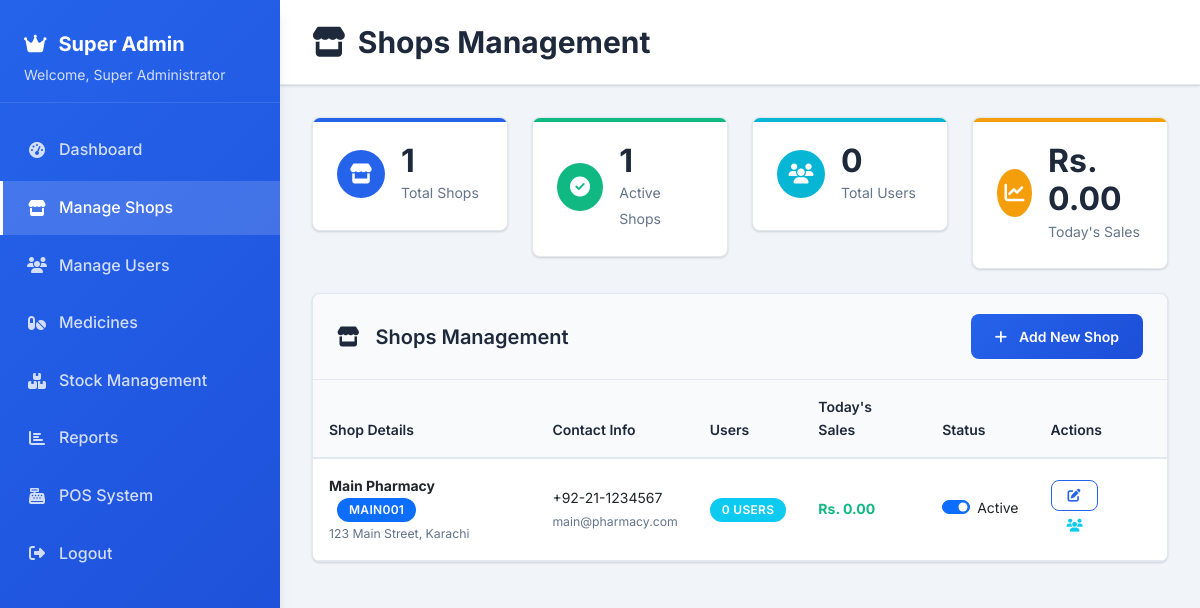
Screenshot of /admin/shops.php (signed in) with the database file from the repository.
### tables this page shows
CREATE TABLE shops (
    id INT PRIMARY KEY AUTO_INCREMENT,
    name VARCHAR(200) NOT NULL,
    code VARCHAR(20) UNIQUE NOT NULL,
    address TEXT,
    phone VARCHAR(20),
    email VARCHAR(100),
    license_number VARCHAR(100),
    tax_number VARCHAR(100),
    is_active BOOLEAN DEFAULT TRUE,
    created_at TIMESTAMP DEFAULT CURRENT_TIMESTAMP,
    updated_at TIMESTAMP DEFAULT CURRENT_TIMESTAMP ON UPDATE CURRENT_TIMESTAMP
);

### config/centralized_db.php (called while the page is built, shortened)
<?php
class CentralizedDatabase {
    private $connection;
    private static $instance = null;
    private function __construct() {
        try {
            $this->connection = new PDO(
                "mysql:host=" . DB_HOST . ";dbname=" . DB_NAME . ";charset=utf8mb4",
                DB_USER,
                DB_PASS,
                [
                    PDO::ATTR_ERRMODE => PDO::ERRMODE_EXCEPTION,
                    PDO::ATTR_DEFAULT_FETCH_MODE => PDO::FETCH_ASSOC,
                    PDO::ATTR_EMULATE_PREPARES => false,
                    PDO::MYSQL_ATTR_INIT_COMMAND => "SET NAMES utf8mb4"
                ]
            );
        } catch(PDOException $e) {
            die("Database connection failed: " . $e->getMessage());
        }
    }
    public static function getInstance() {
        if (self::$instance === null) {
            self::$instance = new self();
        }
        return self::$instance;
    }
    public function query($sql, $params = []) {
        $stmt = $this->connection->prepare($sql);
        $stmt->execute($params);
        return $stmt;
    }
}
$db = CentralizedDatabase::getInstance();
?>

### includes/centralized_auth.php (called while the page is built, shortened)
<?php
require_once __DIR__ . '/../config/centralized_db.php';
class CentralizedAuth {
    public function isLoggedIn() {
        return isset($_SESSION['user_id']);
    }
    public function hasRole($role) {
        return isset($_SESSION['role_name']) && $_SESSION['role_name'] === $role;
    }
    public function getUser() {
        return [
            'id' => $_SESSION['user_id'],
            'username' => $_SESSION['username'],
            'full_name' => $_SESSION['full_name'],
            'role_id' => $_SESSION['role_id'],
            'role_name' => $_SESSION['role_name'],
            'shop_id' => $_SESSION['shop_id'],
            'shop_name' => $_SESSION['shop_name'],
            'shop_code' => $_SESSION['shop_code']
        ];
    }
    public function isSuperAdmin() {
        return $this->hasRole('super_admin');
    }
}
$auth = new CentralizedAuth($db);
?>

### admin/shops.php (the view, shortened to what this page needs)
<?php
require_once '../config/centralized_db.php';
require_once '../includes/centralized_auth.php';
require_once '../includes/admin_layout.php';
$shops = $db->query("
    SELECT s.*,
           COUNT(u.id) as user_count,
           COALESCE(SUM(CASE WHEN DATE(sales.sale_date) = CURDATE() THEN sales.total_amount ELSE 0 END), 0) as today_sales
    FROM shops s
    LEFT JOIN users u ON s.id = u.shop_id AND u.is_active = 1
    LEFT JOIN sales ON s.id = sales.shop_id
    GROUP BY s.id
    ORDER BY s.name
")->fetchAll();
$stats = [
    'total_shops' => count($shops),
    'active_shops' => count(array_filter($shops, fn($s) => $s['is_active'])),
    'total_users' => array_sum(array_column($shops, 'user_count')),
    'total_sales' => array_sum(array_column($shops, 'today_sales'))
];
?>
<div class="row mb-4">
    <div class="col-md-3">
        <div class="stat-card primary">
            <div class="d-flex align-items-center">
                <div class="stat-icon me-3">
                    <i class="fas fa-store"></i>
                </div>
                <div>
                    <h3 class="mb-0"><?= $stats['total_shops'] ?></h3>
                    <small class="text-muted">Total Shops</small>
                </div>
            </div>
        </div>
    </div>
    <div class="col-md-3">
        <div class="stat-card success">
            <div class="d-flex align-items-center">
                <div class="stat-icon me-3">
                    <i class="fas fa-check-circle"></i>
                </div>
                <div>
                    <h3 class="mb-0"><?= $stats['active_shops'] ?></h3>
                    <small class="text-muted">Active Shops</small>
                </div>
            </div>
        </div>
    </div>
    <div class="col-md-3">
        <div class="stat-card info">
            <div class="d-flex align-items-center">
                <div class="stat-icon me-3">
                    <i class="fas fa-users"></i>
                </div>
                <div>
                    <h3 class="mb-0"><?= $stats['total_users'] ?></h3>
                    <small class="text-muted">Total Users</small>
                </div>
            </div>
        </div>
    </div>
    <div class="col-md-3">
        <div class="stat-card warning">
            <div class="d-flex align-items-center">
                <div class="stat-icon me-3">
                    <i class="fas fa-chart-line"></i>
                </div>
                <div>
                    <h3 class="mb-0">Rs. <?= number_format($stats['total_sales'], 2) ?></h3>
                    <small class="text-muted">Today's Sales</small>
                </div>
            </div>
        </div>
    </div>
</div>
<div class="content-card">
    <div class="card-header d-flex justify-content-between align-items-center">
        <h5 class="mb-0">
            <i class="fas fa-store me-2"></i>
            Shops Management
        </h5>
        <button class="btn btn-gradient" onclick="openShopModal()">
            <i class="fas fa-plus me-1"></i> Add New Shop
        </button>
    </div>
    <div class="card-body p-0">
        <div class="table-responsive">
            <table class="table table-modern mb-0">
                <thead>
                    <tr>
                        <th>Shop Details</th>
                        <th>Contact Info</th>
                        <th>Users</th>
                        <th>Today's Sales</th>
                        <th>Status</th>
                        <th>Actions</th>
                    </tr>
                </thead>
                <tbody>
                    <?php foreach ($shops as $shop): ?>
                    <tr>
                        <td>
                            <div>
                                <strong><?= htmlspecialchars($shop['name']) ?></strong>
                                <span class="badge bg-primary ms-2"><?= htmlspecialchars($shop['code']) ?></span>
                            </div>
                            <small class="text-muted"><?= htmlspecialchars($shop['address'] ?: 'No address') ?></small>
                        </td>
                        <td>
                            <div><?= htmlspecialchars($shop['phone'] ?: 'No phone') ?></div>
                            <small class="text-muted"><?= htmlspecialchars($shop['email'] ?: 'No email') ?></small>
                        </td>
                        <td>
                            <span class="badge bg-info"><?= $shop['user_count'] ?> users</span>
                        </td>
                        <td>
                            <strong class="text-success">Rs. <?= number_format($shop['today_sales'], 2) ?></strong>
                        </td>
                        <td>
                            <div class="form-check form-switch">
                                <input class="form-check-input" type="checkbox"
                                       <?= $shop['is_active'] ? 'checked' : '' ?>
                                       onchange="toggleShop(<?= $shop['id'] ?>, this.checked)">
                                <label class="form-check-label">
                                    <?= $shop['is_active'] ? 'Active' : 'Inactive' ?>
                                </label>
                            </div>
                        </td>
                        <td>
                            <button class="btn btn-sm btn-outline-primary me-1" onclick="editShop(<?= $shop['id'] ?>)">
                                <i class="fas fa-edit"></i>
                            </button>
                            <a href="users.php?shop_id=<?= $shop['id'] ?>" class="btn btn-sm btn-outline-info">
                                <i class="fas fa-users"></i>
                            </a>
                        </td>
                    </tr>
                    <?php endforeach; ?>
                </tbody>
            </table>
        </div>
    </div>
</div>
<?php
$content = ob_get_clean();
renderAdminLayout('Shops Management', $content, 'shops', '', $additionalJS);
?>

### includes/admin_layout.php (shortened to what this page needs)
<?php
function renderAdminLayout($pageTitle, $content, $activePage = '', $additionalCSS = '', $additionalJS = '') {
    global $auth;
    $user = $auth->getUser();
    $isSuperAdmin = $auth->isSuperAdmin();
    $dashboardPage = $isSuperAdmin ? 'super_dashboard.php' : 'shop_dashboard.php';
    ?>
    <!DOCTYPE html>
    <html lang="en">
    <head>
        <link rel="stylesheet" href="https://cdnjs.cloudflare.com/ajax/libs/font-awesome/6.4.0/css/all.min.css">
        <link href="https://cdn.jsdelivr.net/npm/bootstrap@5.3.0/dist/css/bootstrap.min.css" rel="stylesheet">
        <link rel="stylesheet" href="../assets/css/admin-modern.css">
    </head>
    <body>
        <div class="admin-container">
            <aside class="sidebar">
                <div class="sidebar-header">
                    <h1 class="sidebar-title">
                        <i class="fas <?= $isSuperAdmin ? 'fa-crown' : 'fa-store' ?>"></i>
                        <?= $isSuperAdmin ? 'Super Admin' : 'Shop Admin' ?>
                    </h1>
                    <p class="sidebar-subtitle">Welcome, <?= htmlspecialchars($user['full_name']) ?></p>
                </div>
                <nav class="sidebar-nav">
                    <div class="nav-item">
                        <a href="<?= $dashboardPage ?>" class="nav-link <?= $activePage === 'super_dashboard' || $activePage === 'shop_dashboard' ? 'active' : '' ?>">
                            <i class="fas fa-tachometer-alt"></i>
                            <span>Dashboard</span>
                        </a>
                    </div>
                    <?php if ($isSuperAdmin): ?>
                        <div class="nav-item">
                            <a href="shops.php" class="nav-link <?= $activePage === 'shops' ? 'active' : '' ?>">
                                <i class="fas fa-store"></i>
                                <span>Manage Shops</span>
                            </a>
                        </div>
                        <div class="nav-item">
                            <a href="users.php" class="nav-link <?= $activePage === 'users' ? 'active' : '' ?>">
                                <i class="fas fa-users"></i>
                                <span>Manage Users</span>
                            </a>
                        </div>
                    <?php endif; ?>
                    <div class="nav-item">
                        <a href="medicines.php" class="nav-link <?= $activePage === 'medicines' ? 'active' : '' ?>">
                            <i class="fas fa-pills"></i>
                            <span>Medicines</span>
                        </a>
                    </div>
                    <div class="nav-item">
                        <a href="stock.php" class="nav-link <?= $activePage === 'stock' ? 'active' : '' ?>">
                            <i class="fas fa-boxes"></i>
                            <span>Stock Management</span>
                        </a>
                    </div>
                    <div class="nav-item">
                        <a href="reports.php" class="nav-link <?= $activePage === 'reports' ? 'active' : '' ?>">
                            <i class="fas fa-chart-bar"></i>
                            <span>Reports</span>
                        </a>
                    </div>
                    <div class="nav-item">
                        <a href="../pos/index.php" class="nav-link">
                            <i class="fas fa-cash-register"></i>
                            <span>POS System</span>
                        </a>
                    </div>
                    <div class="nav-item">
                        <a href="logout.php" class="nav-link">
                            <i class="fas fa-sign-out-alt"></i>
                            <span>Logout</span>
                        </a>
                    </div>
                </nav>
            </aside>
            <main class="main-content">
                <header class="page-header">
                    <h1 class="page-title">
                        <i class="fas <?= getPageIcon($activePage) ?>"></i>
                        <?= htmlspecialchars($pageTitle) ?>
                    </h1>
                </header>
                <div class="content-wrapper">
                    <?= $content ?>
                </div>
            </main>
        </div>
    </body>
    </html>
    <?php
}
function getPageIcon($page) {
    $icons = [
        'super_dashboard' => 'fa-crown',
        'shop_dashboard' => 'fa-tachometer-alt',
        'shops' => 'fa-store',
        'users' => 'fa-users',
        'medicines' => 'fa-pills',
        'stock' => 'fa-boxes',
        'reports' => 'fa-chart-bar'
    ];
    return $icons[$page] ?? 'fa-file';
}
?>

### includes/admin_layout.php (style rules this page uses)
body { margin: 0; padding: 0; }
.admin-container { display: flex; min-height: 100vh; }

### rows the page displays
shops: is_active "1", name "Main Pharmacy", code "MAIN001", address "123 Main Street, Karachi", phone "+92-21-1234567", email "main@pharmacy.com", user_count "0", today_sales "0.00", is_active "☑", shows "Active"

### other values shown
$user['full_name'] "Super Administrator"
$pageTitle "Shops Management"
$stats['total_users'] "0"
$stats['total_sales'] "0.00"
